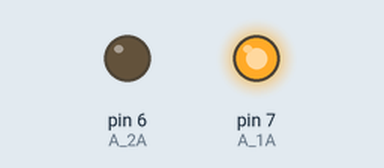
Recording of a sketch running on a simulated Arduino Uno, built with avr-gcc and run on an emulated ATmega328P. Shown: output pins drawn as LEDs (lit = HIGH).

Above: at 0.1 s.
Timing chart, 0 to 1.6 s (numbered marks = the images above):
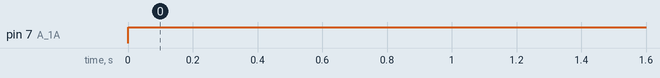

The sketch:

Arduino.ino
```cpp
int A_1A = 7;
int A_2A = 6;

void setup()
{
  Serial.begin(9600);
  pinMode(A_1A, OUTPUT);
  pinMode(A_2A, OUTPUT);
}

void loop()
{
  digitalWrite(A_1A,HIGH);
  digitalWrite(A_2A,LOW);
}
```

Measured:
- by itself, pin 7 (A_1A): LOW → HIGH at 0.00 s
